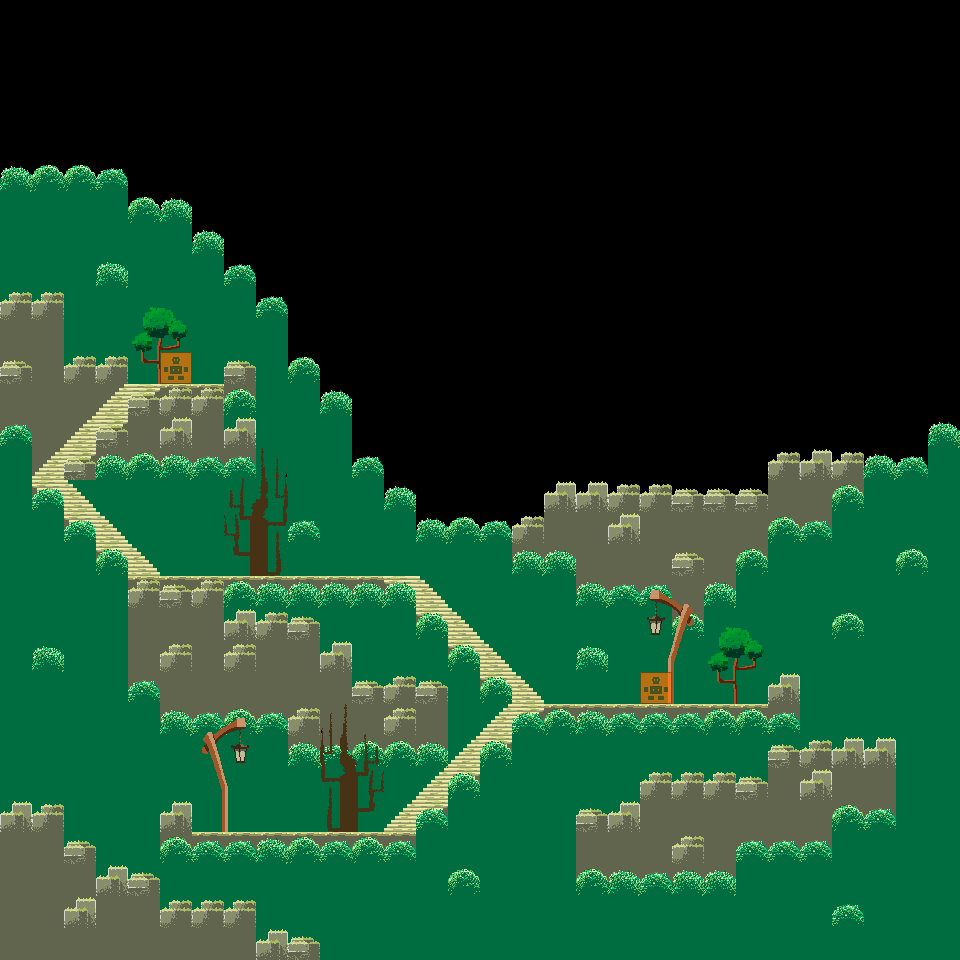

This game map was drawn from its Tiled (.tmx) file and the tilesets committed beside it. A one-line description and the trimmed map source follow:
An orthogonal 30x30 tile map with 32x32 px tiles, 6 tile layers (Ground, Detales, Objects, Path, ...), 2 tilesets and 2 objects.

<map version="1.0" tiledversion="1.1.4" orientation="orthogonal" renderorder="right-down" width="30" height="30" tilewidth="32" tileheight="32" infinite="0" nextobjectid="15">
 <tileset firstgid="1" source="Tiles2.tsx" />
 <tileset firstgid="65" source="Tiles3.tsx" />
 <layer name="Ground" width="30" height="30">
  <data>[900 cells, 510 non-empty, 4 distinct tile ids]</data>
 </layer>
 <layer name="Detales" width="30" height="30">
  <data>[900 cells, 176 non-empty, 7 distinct tile ids]</data>
 </layer>
 <layer name="Objects" width="30" height="30">
  <data>[900 cells, 6 non-empty, 3 distinct tile ids]</data>
 </layer>
 <layer name="Path" width="30" height="30" opacity="0">
  <data>[900 cells, 38 non-empty, 1 distinct tile ids]</data>
 </layer>
 <layer name="Actors" width="30" height="30">
  <data>[900 cells, 2 non-empty, 1 distinct tile ids]</data>
 </layer>
 <objectgroup name="Actors">
  <object id="11" x="656" y="688.25">
   <properties>
    <property name="name" value="human" />
   </properties>
   <point />
  </object>
  <object id="13" x="176.25" y="370">
   <properties>
    <property name="name" value="monster" />
   </properties>
   <point />
  </object>
 </objectgroup>
 <layer name="StartPoints" width="30" height="30" locked="1" opacity="0">
  <data>[900 cells, 5 non-empty, 1 distinct tile ids]</data>
 </layer>
</map>
